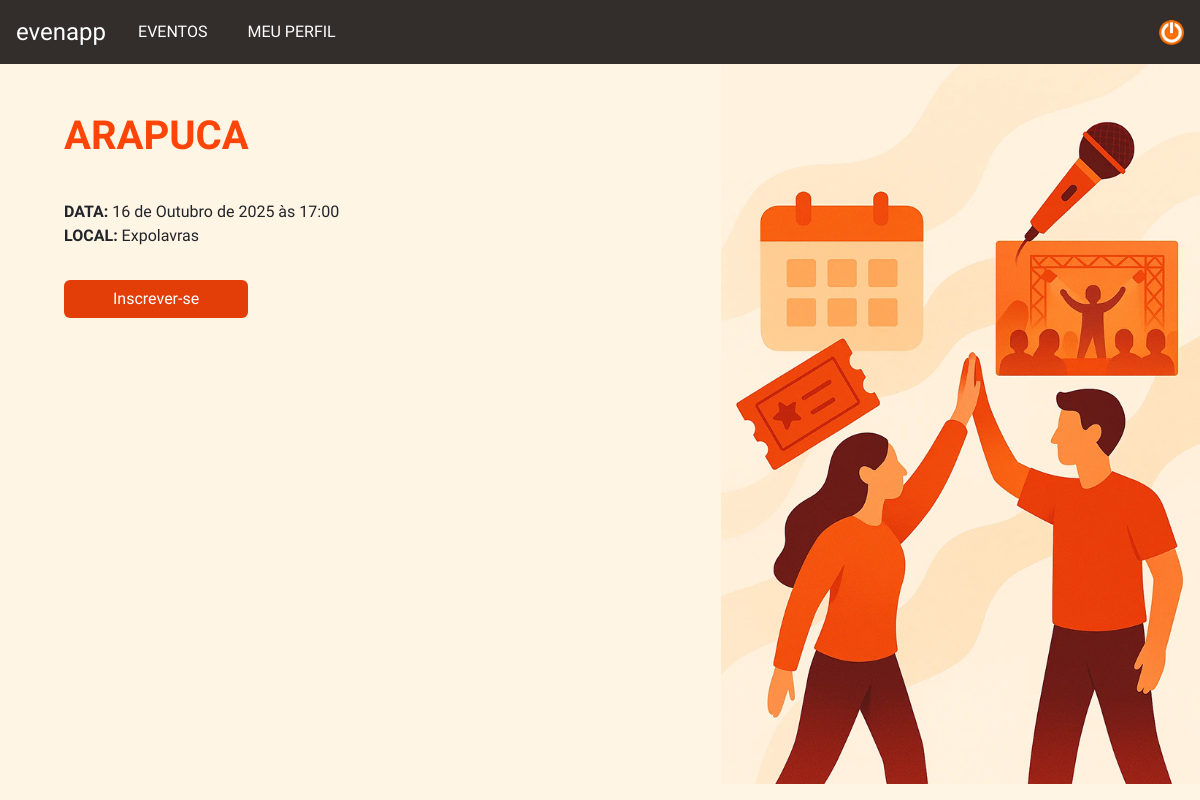
/eventos/1/, run on the app's committed database.
### evenapp/models.py (models this page shows, shortened)
class Evento(models.Model):
    titulo = models.CharField(max_length=255)
    data = models.DateTimeField()
    local = models.CharField(max_length=255)
    descricao = models.TextField(blank=True)
    organizador = models.ForeignKey(
        Usuario,
        on_delete=models.CASCADE,
        related_name='eventos_organizados'
    )

### evenapp/views.py (the view)
# urls.py: path('eventos/<int:id>/', views.details, name='details'),
def details(request, id):
    evento = get_object_or_404(Evento, id=id)
    return render(request, 'events/details.html', {'evento': evento})

### evenapp/templates/events/details.html (shortened to what this page needs)
{% extends "base.html" %}
{% load static %}
{% block extra_css %}
<link rel="stylesheet" href="{% static 'css/details.css' %}">
{% endblock %}
{% block content %}
<div class="container event-info">
    <div class="row">
        <div class="col-7 details">
            <h1 class="title pt-5">{{evento.titulo}}</h1>
            <div class="info">
                <p class="event-date"><b>DATA:</b> {{evento.data}}</p>
                <p class="event-local"><b>LOCAL:</b> {{evento.local}}</p>
                <button type="button" class="subscribe btn px-5 mt-3">Inscrever-se</button>
            </div>
        </div>
        <div class="col-5 image">
            <img src="{% static 'img/details.png' %}" alt="Imagem de evento">
        </div>
    </div>
</div>
{% endblock %}

### evenapp/static/css/style.css (style rules this page uses)
body { font-family: 'Luckiest Guy'; background-color: #FFF5E5; height: 100vh; }

### evenapp/static/css/details.css (style rules this page uses)
.details { font-family: 'Roboto Condensed'; display: flex; flex-direction: column; }
h1.title { font-weight: bold; text-transform: uppercase; color: #FF4407 !important; margin-left: 4rem; }
.event-info { max-width: 100%; height: 90vh; margin: 0; padding: 0; }
.row { height: 90vh; }
.info { margin: 0 4rem; }
.event-date { margin: 2rem 0 0 0; }
button.subscribe { background-color: #E33E07; color: white; font-family: 'Roboto Condensed', sans-serif !important; }
.image { display: flex; justify-content: end; }
.image img { height: 90vh; }

### data on the page
Evento: titulo "ARAPUCA", data "16 de Outubro de 2025 às 17:00", local "Expolavras"
